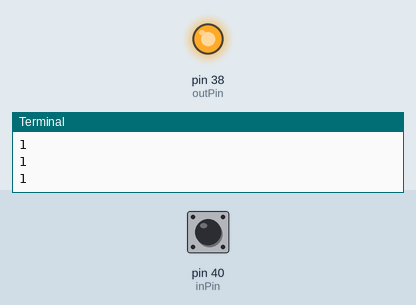
This program was run on a simulated Raspberry Pi (header pin numbers). On the bench: output pins drawn as LEDs (lit = HIGH), the last lines printed to the terminal. The inputs (shaded band) are chosen by the test bench; at power-on: pin 40 (inPin) HIGH.

Above: at 1.2 s.
1.3 s: pin 40 (inPin) pulled LOW for 0.15 s
At 1.4 s:
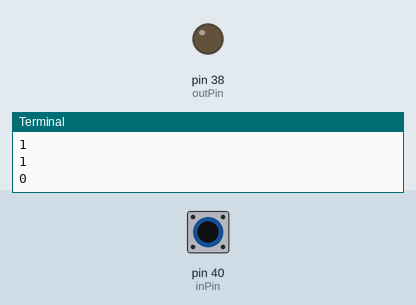
3.0 s: pin 40 (inPin) pulled LOW for 3.2 s
At 6.6 s:
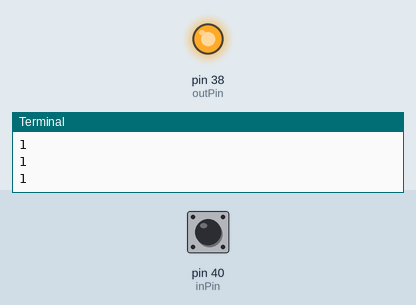
Timing chart, 0 to 8.1 s (numbered marks = the images above; inputs shaded):
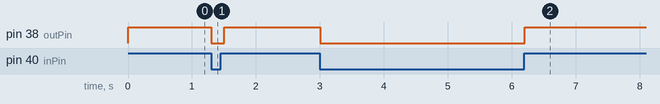

Measured:
- after the input at 1.3 s, pin 38 (outPin): HIGH → LOW at once, → HIGH 0.20 s later
- after the input at 3.0 s, pin 38 (outPin): HIGH → LOW at once, → HIGH 3.2 s later

The program:

intPullUp.py
```python
from time import sleep
import RPi.GPIO as gpio

delay = .1
inPin = 40
outPin = 38
gpio.setmode(gpio.BOARD)
gpio.setup(outPin, gpio.OUT)
gpio.setup(inPin, gpio.IN, pull_up_down=gpio.PUD_UP)

try:
	while True:
		readVal = gpio.input(inPin)
		print(readVal)
		if readVal == 1:
			gpio.output(outPin, 1)
		if readVal == 0:
			gpio.output(outPin, 0)
		sleep(delay)

except KeyboardInterrupt:
	gpio.cleanup()
	print("GPIO Ready to Go")
```
